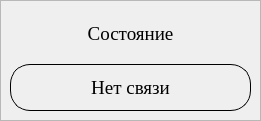
     <widget class="QFrame" name="frame_7">
      <property name="geometry">
       <rect>
        <x>70</x>
        <y>250</y>
        <width>261</width>
        <height>121</height>
       </rect>
      </property>
      <property name="font">
       <font>
        <family>Georgia</family>
        <weight>50</weight>
        <bold>false</bold>
       </font>
      </property>
      <property name="styleSheet">
       <string notr="true">QFrame#frame_7 {
	border: 2px solid;
	border-radius: 40px;
}</string>
      </property>
      <property name="frameShape">
       <enum>QFrame::StyledPanel</enum>
      </property>
      <property name="frameShadow">
       <enum>QFrame::Raised</enum>
      </property>
      <widget class="QWidget" name="verticalLayoutWidget_5">
       <property name="geometry">
        <rect>
         <x>10</x>
         <y>10</y>
         <width>241</width>
         <height>101</height>
        </rect>
       </property>
       <property name="font">
        <font>
         <family>Georgia</family>
         <weight>50</weight>
         <bold>false</bold>
        </font>
       </property>
       <layout class="QVBoxLayout" name="verticalLayout_12">
        <item>
         <widget class="QLabel" name="label_68">
          <property name="minimumSize">
           <size>
            <width>0</width>
            <height>40</height>
           </size>
          </property>
          <property name="font">
           <font>
            <family>Georgia</family>
            <pointsize>14</pointsize>
            <weight>50</weight>
            <bold>false</bold>
           </font>
          </property>
          <property name="text">
           <string>Состояние</string>
          </property>
          <property name="alignment">
           <set>Qt::AlignCenter</set>
          </property>
         </widget>
        </item>
        <item>
         <widget class="QLabel" name="label_69">
          <property name="minimumSize">
           <size>
            <width>0</width>
            <height>40</height>
           </size>
          </property>
          <property name="font">
           <font>
            <family>Georgia</family>
            <pointsize>14</pointsize>
            <weight>50</weight>
            <bold>false</bold>
           </font>
          </property>
          <property name="styleSheet">
           <string notr="true">	border: 0.5px solid;
	border-radius: 20px;</string>
          </property>
          <property name="text">
           <string>Нет связи</string>
          </property>
          <property name="alignment">
           <set>Qt::AlignCenter</set>
          </property>
         </widget>
        </item>
       </layout>
      </widget>
     </widget>
